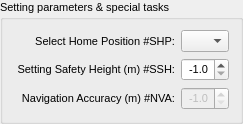
       <widget class="QGroupBox" name="groupBox_settingSpecialTasks">
        <property name="enabled">
         <bool>true</bool>
        </property>
        <property name="font">
         <font>
          <pointsize>8</pointsize>
         </font>
        </property>
        <property name="title">
         <string>Setting parameters &amp;&amp; special tasks</string>
        </property>
        <layout class="QGridLayout" name="gridLayout_22">
         <item row="0" column="0">
          <layout class="QGridLayout" name="gridLayout_19" columnstretch="5,11">
           <item row="0" column="0">
            <widget class="QLabel" name="label_30">
             <property name="font">
              <font>
               <pointsize>8</pointsize>
               <weight>50</weight>
               <bold>false</bold>
              </font>
             </property>
             <property name="text">
              <string> Select Home Position #SHP:</string>
             </property>
             <property name="alignment">
              <set>Qt::AlignRight|Qt::AlignTrailing|Qt::AlignVCenter</set>
             </property>
            </widget>
           </item>
           <item row="0" column="1">
            <widget class="QComboBox" name="comboBox_SHP">
             <property name="font">
              <font>
               <pointsize>8</pointsize>
               <weight>50</weight>
               <bold>false</bold>
              </font>
             </property>
             <property name="toolTip">
              <string>Select point for Homing failsafe action</string>
             </property>
             <property name="whatsThis">
              <string>Security parameter to establish the &quot;&quot;Home&quot;&quot; position as a secure point where the drone leads in case of emergency. Options:  1.-Match the landing point of the planned route.  2.-Match the take-off point of the planned route. </string>
             </property>
             <property name="editable">
              <bool>false</bool>
             </property>
             <property name="sizeAdjustPolicy">
              <enum>QComboBox::AdjustToMinimumContentsLength</enum>
             </property>
             <property name="duplicatesEnabled">
              <bool>false</bool>
             </property>
             <property name="frame">
              <bool>true</bool>
             </property>
            </widget>
           </item>
           <item row="1" column="0">
            <widget class="QLabel" name="label_31">
             <property name="font">
              <font>
               <pointsize>8</pointsize>
               <weight>50</weight>
               <bold>false</bold>
              </font>
             </property>
             <property name="toolTip">
              <string>Not available for Mavlink protocol</string>
             </property>
             <property name="text">
              <string> Setting Safety Height (m) #SSH:</string>
             </property>
             <property name="alignment">
              <set>Qt::AlignRight|Qt::AlignTrailing|Qt::AlignVCenter</set>
             </property>
            </widget>
           </item>
           <item row="1" column="1">
            <widget class="QDoubleSpinBox" name="doubleSpinBox_SSH">
             <property name="enabled">
              <bool>true</bool>
             </property>
             <property name="font">
              <font>
               <pointsize>8</pointsize>
               <weight>50</weight>
               <bold>false</bold>
              </font>
             </property>
             <property name="toolTip">
              <string>Input the RTL Altitude value configured in your drone</string>
             </property>
             <property name="whatsThis">
              <string>Security parameter to establish the minimum height of flight (in meters), once the Homing action is started. Its objective is to avoid possible collision with obstacles found in the Home drone path</string>
             </property>
             <property name="alignment">
              <set>Qt::AlignRight|Qt::AlignTrailing|Qt::AlignVCenter</set>
             </property>
             <property name="decimals">
              <number>1</number>
             </property>
             <property name="minimum">
              <double>-1.000000000000000</double>
             </property>
             <property name="maximum">
              <double>99.000000000000000</double>
             </property>
             <property name="singleStep">
              <double>99.000000000000000</double>
             </property>
             <property name="value">
              <double>-1.000000000000000</double>
             </property>
            </widget>
           </item>
           <item row="2" column="0">
            <widget class="QLabel" name="label_38">
             <property name="font">
              <font>
               <pointsize>8</pointsize>
               <weight>50</weight>
               <bold>false</bold>
              </font>
             </property>
             <property name="toolTip">
              <string>Not available for Mavlink protocol</string>
             </property>
             <property name="text">
              <string> Navigation Accuracy (m) #NVA:</string>
             </property>
             <property name="alignment">
              <set>Qt::AlignRight|Qt::AlignTrailing|Qt::AlignVCenter</set>
             </property>
            </widget>
           </item>
           <item row="2" column="1">
            <widget class="QDoubleSpinBox" name="doubleSpinBox_GPA">
             <property name="enabled">
              <bool>false</bool>
             </property>
             <property name="font">
              <font>
               <pointsize>8</pointsize>
               <weight>50</weight>
               <bold>false</bold>
              </font>
             </property>
             <property name="toolTip">
              <string>Not available for Mavlink protocol</string>
             </property>
             <property name="whatsThis">
              <string>Parameter to establish the tolerance position (in meters), to reach the Waypoints of the planned route</string>
             </property>
             <property name="alignment">
              <set>Qt::AlignRight|Qt::AlignTrailing|Qt::AlignVCenter</set>
             </property>
             <property name="decimals">
              <number>1</number>
             </property>
             <property name="minimum">
              <double>-1.000000000000000</double>
             </property>
             <property name="maximum">
              <double>99.000000000000000</double>
             </property>
             <property name="singleStep">
              <double>99.000000000000000</double>
             </property>
             <property name="value">
              <double>-1.000000000000000</double>
             </property>
            </widget>
           </item>
          </layout>
         </item>
        </layout>
       </widget>
